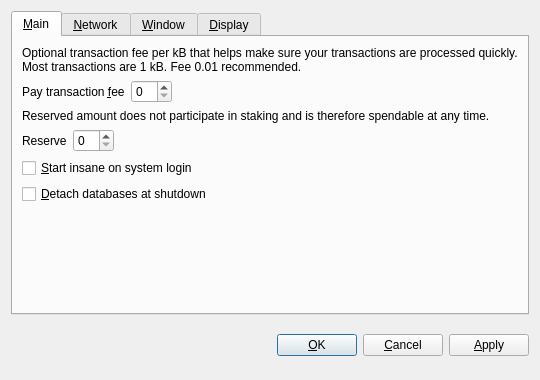
<?xml version="1.0" encoding="UTF-8"?>
<ui version="4.0">
 <class>OptionsDialog</class>
 <widget class="QDialog" name="OptionsDialog">
  <property name="geometry">
   <rect>
    <x>0</x>
    <y>0</y>
    <width>540</width>
    <height>380</height>
   </rect>
  </property>
  <property name="windowTitle">
   <string>Options</string>
  </property>
  <property name="modal">
   <bool>true</bool>
  </property>
  <layout class="QVBoxLayout" name="verticalLayout">
   <item>
    <widget class="QTabWidget" name="tabWidget">
     <property name="tabPosition">
      <enum>QTabWidget::North</enum>
     </property>
     <property name="currentIndex">
      <number>0</number>
     </property>
     <widget class="QWidget" name="tabMain">
      <attribute name="title">
       <string>&amp;Main</string>
      </attribute>
      <layout class="QVBoxLayout" name="verticalLayout_Main">
       <item>
        <widget class="QLabel" name="transactionFeeInfoLabel">
         <property name="text">
          <string>Optional transaction fee per kB that helps make sure your transactions are processed quickly. Most transactions are 1 kB. Fee 0.01 recommended.</string>
         </property>
         <property name="textFormat">
          <enum>Qt::PlainText</enum>
         </property>
         <property name="wordWrap">
          <bool>true</bool>
         </property>
        </widget>
       </item>
       <item>
        <layout class="QHBoxLayout" name="horizontalLayoutFee">
         <item>
          <widget class="QLabel" name="transactionFeeLabel">
           <property name="text">
            <string>Pay transaction &amp;fee</string>
           </property>
           <property name="textFormat">
            <enum>Qt::PlainText</enum>
           </property>
           <property name="buddy">
            <cstring>transactionFee</cstring>
           </property>
          </widget>
         </item>
         <item>
          <widget class="BitcoinAmountField" name="transactionFee"/>
         </item>
         <item>
          <spacer name="horizontalSpacerFee">
           <property name="orientation">
            <enum>Qt::Horizontal</enum>
           </property>
           <property name="sizeHint" stdset="0">
            <size>
             <width>40</width>
             <height>20</height>
            </size>
           </property>
          </spacer>
         </item>
        </layout>
       </item>
       <item>
        <widget class="QLabel" name="reserveBalanceInfoLabel">
         <property name="text">
          <string>Reserved amount does not participate in staking and is therefore spendable at any time.</string>
         </property>
         <property name="textFormat">
          <enum>Qt::PlainText</enum>
         </property>
         <property name="wordWrap">
          <bool>true</bool>
         </property>
        </widget>
       </item>
       <item>
        <layout class="QHBoxLayout" name="horizontalLayoutReserveBalance">
         <item>
          <widget class="QLabel" name="reserveBalanceLabel">
           <property name="text">
            <string>Reserve</string>
           </property>
           <property name="textFormat">
            <enum>Qt::PlainText</enum>
           </property>
           <property name="buddy">
            <cstring>reserveBalance</cstring>
           </property>
          </widget>
         </item>
         <item>
          <widget class="BitcoinAmountField" name="reserveBalance"/>
         </item>
         <item>
          <spacer name="horizontalSpacerReserveBalance">
           <property name="orientation">
            <enum>Qt::Horizontal</enum>
           </property>
           <property name="sizeHint" stdset="0">
            <size>
             <width>40</width>
             <height>20</height>
            </size>
           </property>
          </spacer>
         </item>
        </layout>
       </item>
       <item>
        <widget class="QCheckBox" name="bitcoinAtStartup">
         <property name="toolTip">
          <string>Automatically start insane after logging in to the system.</string>
         </property>
         <property name="text">
          <string>&amp;Start insane on system login</string>
         </property>
        </widget>
       </item>
       <item>
        <widget class="QCheckBox" name="detachDatabases">
         <property name="toolTip">
          <string>Detach block and address databases at shutdown. This means they can be moved to another data directory, but it slows down shutdown. The wallet is always detached.</string>
         </property>
         <property name="text">
          <string>&amp;Detach databases at shutdown</string>
         </property>
        </widget>
       </item>
       <item>
        <spacer name="verticalSpacer_Main">
         <property name="orientation">
          <enum>Qt::Vertical</enum>
         </property>
         <property name="sizeHint" stdset="0">
          <size>
           <width>20</width>
           <height>40</height>
          </size>
         </property>
        </spacer>
       </item>
      </layout>
     </widget>
     <widget class="QWidget" name="tabNetwork">
      <attribute name="title">
       <string>&amp;Network</string>
      </attribute>
      <layout class="QVBoxLayout" name="verticalLayout_Network">
       <item>
        <widget class="QCheckBox" name="mapPortUpnp">
         <property name="toolTip">
          <string>Automatically open the insane client port on the router. This only works when your router supports UPnP and it is enabled.</string>
         </property>
         <property name="text">
          <string>Map port using &amp;UPnP</string>
         </property>
        </widget>
       </item>
       <item>
        <widget class="QCheckBox" name="connectSocks">
         <property name="toolTip">
          <string>Connect to the insane network through a SOCKS proxy (e.g. when connecting through Tor).</string>
         </property>
         <property name="text">
          <string>&amp;Connect through SOCKS proxy:</string>
         </property>
        </widget>
       </item>
       <item>
        <layout class="QHBoxLayout" name="horizontalLayout_Network">
         <item>
          <widget class="QLabel" name="proxyIpLabel">
           <property name="text">
            <string>Proxy &amp;IP:</string>
           </property>
           <property name="textFormat">
            <enum>Qt::PlainText</enum>
           </property>
           <property name="buddy">
            <cstring>proxyIp</cstring>
           </property>
          </widget>
         </item>
         <item>
          <widget class="QValidatedLineEdit" name="proxyIp">
           <property name="maximumSize">
            <size>
             <width>140</width>
             <height>16777215</height>
            </size>
           </property>
           <property name="toolTip">
            <string>IP address of the proxy (e.g. 127.0.0.1)</string>
           </property>
          </widget>
         </item>
         <item>
          <widget class="QLabel" name="proxyPortLabel">
           <property name="text">
            <string>&amp;Port:</string>
           </property>
           <property name="textFormat">
            <enum>Qt::PlainText</enum>
           </property>
           <property name="buddy">
            <cstring>proxyPort</cstring>
           </property>
          </widget>
         </item>
         <item>
          <widget class="QLineEdit" name="proxyPort">
           <property name="maximumSize">
            <size>
             <width>55</width>
             <height>16777215</height>
            </size>
           </property>
           <property name="toolTip">
            <string>Port of the proxy (e.g. 9050)</string>
           </property>
          </widget>
         </item>
         <item>
          <widget class="QLabel" name="socksVersionLabel">
           <property name="text">
            <string>SOCKS &amp;Version:</string>
           </property>
           <property name="textFormat">
            <enum>Qt::PlainText</enum>
           </property>
           <property name="buddy">
            <cstring>socksVersion</cstring>
           </property>
          </widget>
         </item>
         <item>
          <widget class="QValueComboBox" name="socksVersion">
           <property name="toolTip">
            <string>SOCKS version of the proxy (e.g. 5)</string>
           </property>
          </widget>
         </item>
         <item>
          <spacer name="horizontalSpacer_Network">
           <property name="orientation">
            <enum>Qt::Horizontal</enum>
           </property>
           <property name="sizeHint" stdset="0">
            <size>
             <width>40</width>
             <height>20</height>
            </size>
           </property>
          </spacer>
         </item>
        </layout>
       </item>
       <item>
        <spacer name="verticalSpacer_Network">
         <property name="orientation">
          <enum>Qt::Vertical</enum>
         </property>
         <property name="sizeHint" stdset="0">
          <size>
           <width>20</width>
           <height>40</height>
          </size>
         </property>
        </spacer>
       </item>
      </layout>
     </widget>
     <widget class="QWidget" name="tabWindow">
      <attribute name="title">
       <string>&amp;Window</string>
      </attribute>
      <layout class="QVBoxLayout" name="verticalLayout_Window">
       <item>
        <widget class="QCheckBox" name="minimizeToTray">
         <property name="toolTip">
          <string>Show only a tray icon after minimizing the window.</string>
         </property>
         <property name="text">
          <string>&amp;Minimize to the tray instead of the taskbar</string>
         </property>
        </widget>
       </item>
       <item>
        <widget class="QCheckBox" name="minimizeOnClose">
         <property name="toolTip">
          <string>Minimize instead of exit the application when the window is closed. When this option is enabled, the application will be closed only after selecting Quit in the menu.</string>
         </property>
         <property name="text">
          <string>M&amp;inimize on close</string>
         </property>
        </widget>
       </item>
       <item>
        <spacer name="verticalSpacer_Window">
         <property name="orientation">
          <enum>Qt::Vertical</enum>
         </property>
         <property name="sizeHint" stdset="0">
          <size>
           <width>20</width>
           <height>40</height>
          </size>
         </property>
        </spacer>
       </item>
      </layout>
     </widget>
     <widget class="QWidget" name="tabDisplay">
      <attribute name="title">
       <string>&amp;Display</string>
      </attribute>
      <layout class="QVBoxLayout" name="verticalLayout_Display">
       <item>
        <layout class="QHBoxLayout" name="horizontalLayout_1_Display">
         <item>
          <widget class="QLabel" name="langLabel">
           <property name="text">
            <string>User Interface &amp;language:</string>
           </property>
           <property name="textFormat">
            <enum>Qt::PlainText</enum>
           </property>
           <property name="buddy">
            <cstring>lang</cstring>
           </property>
          </widget>
         </item>
         <item>
          <widget class="QValueComboBox" name="lang">
           <property name="toolTip">
            <string>The user interface language can be set here. This setting will take effect after restarting insane.</string>
           </property>
          </widget>
         </item>
        </layout>
       </item>
       <item>
        <layout class="QHBoxLayout" name="horizontalLayout_2_Display">
         <item>
          <widget class="QLabel" name="unitLabel">
           <property name="text">
            <string>&amp;Unit to show amounts in:</string>
           </property>
           <property name="textFormat">
            <enum>Qt::PlainText</enum>
           </property>
           <property name="buddy">
            <cstring>unit</cstring>
           </property>
          </widget>
         </item>
         <item>
          <widget class="QValueComboBox" name="unit">
           <property name="toolTip">
            <string>Choose the default subdivision unit to show in the interface and when sending coins.</string>
           </property>
          </widget>
         </item>
        </layout>
       </item>
       <item>
        <widget class="QCheckBox" name="displayAddresses">
         <property name="toolTip">
          <string>Whether to show insane addresses in the transaction list or not.</string>
         </property>
         <property name="text">
          <string>&amp;Display addresses in transaction list</string>
         </property>
        </widget>
       </item>
       <item>
        <widget class="QCheckBox" name="coinControlFeatures">
         <property name="toolTip">
          <string>Whether to show coin control features or not.</string>
         </property>
         <property name="text">
          <string>Display coin &amp;control features (experts only!)</string>
         </property>
        </widget>
       </item>
       <item>
        <spacer name="verticalSpacer_Display">
         <property name="orientation">
          <enum>Qt::Vertical</enum>
         </property>
         <property name="sizeHint" stdset="0">
          <size>
           <width>20</width>
           <height>40</height>
          </size>
         </property>
        </spacer>
       </item>
      </layout>
     </widget>
    </widget>
   </item>
   <item>
    <layout class="QHBoxLayout" name="horizontalLayout_Buttons">
     <item>
      <spacer name="horizontalSpacer_1">
       <property name="orientation">
        <enum>Qt::Horizontal</enum>
       </property>
       <property name="sizeHint" stdset="0">
        <size>
         <width>40</width>
         <height>48</height>
        </size>
       </property>
      </spacer>
     </item>
     <item>
      <widget class="QLabel" name="statusLabel">
       <property name="font">
        <font>
         <weight>75</weight>
         <bold>true</bold>
        </font>
       </property>
       <property name="text">
        <string/>
       </property>
       <property name="textFormat">
        <enum>Qt::PlainText</enum>
       </property>
       <property name="wordWrap">
        <bool>true</bool>
       </property>
      </widget>
     </item>
     <item>
      <spacer name="horizontalSpacer_2">
       <property name="orientation">
        <enum>Qt::Horizontal</enum>
       </property>
       <property name="sizeHint" stdset="0">
        <size>
         <width>40</width>
         <height>48</height>
        </size>
       </property>
      </spacer>
     </item>
     <item>
      <widget class="QPushButton" name="okButton">
       <property name="text">
        <string>&amp;OK</string>
       </property>
      </widget>
     </item>
     <item>
      <widget class="QPushButton" name="cancelButton">
       <property name="text">
        <string>&amp;Cancel</string>
       </property>
       <property name="autoDefault">
        <bool>false</bool>
       </property>
      </widget>
     </item>
     <item>
      <widget class="QPushButton" name="applyButton">
       <property name="text">
        <string>&amp;Apply</string>
       </property>
       <property name="autoDefault">
        <bool>false</bool>
       </property>
      </widget>
     </item>
    </layout>
   </item>
  </layout>
 </widget>
 <customwidgets>
  <customwidget>
   <class>BitcoinAmountField</class>
   <extends>QSpinBox</extends>
   <header>bitcoinamountfield.h</header>
  </customwidget>
  <customwidget>
   <class>QValueComboBox</class>
   <extends>QComboBox</extends>
   <header>qvaluecombobox.h</header>
  </customwidget>
  <customwidget>
   <class>QValidatedLineEdit</class>
   <extends>QLineEdit</extends>
   <header>qvalidatedlineedit.h</header>
  </customwidget>
 </customwidgets>
 <resources/>
 <connections/>
</ui>
